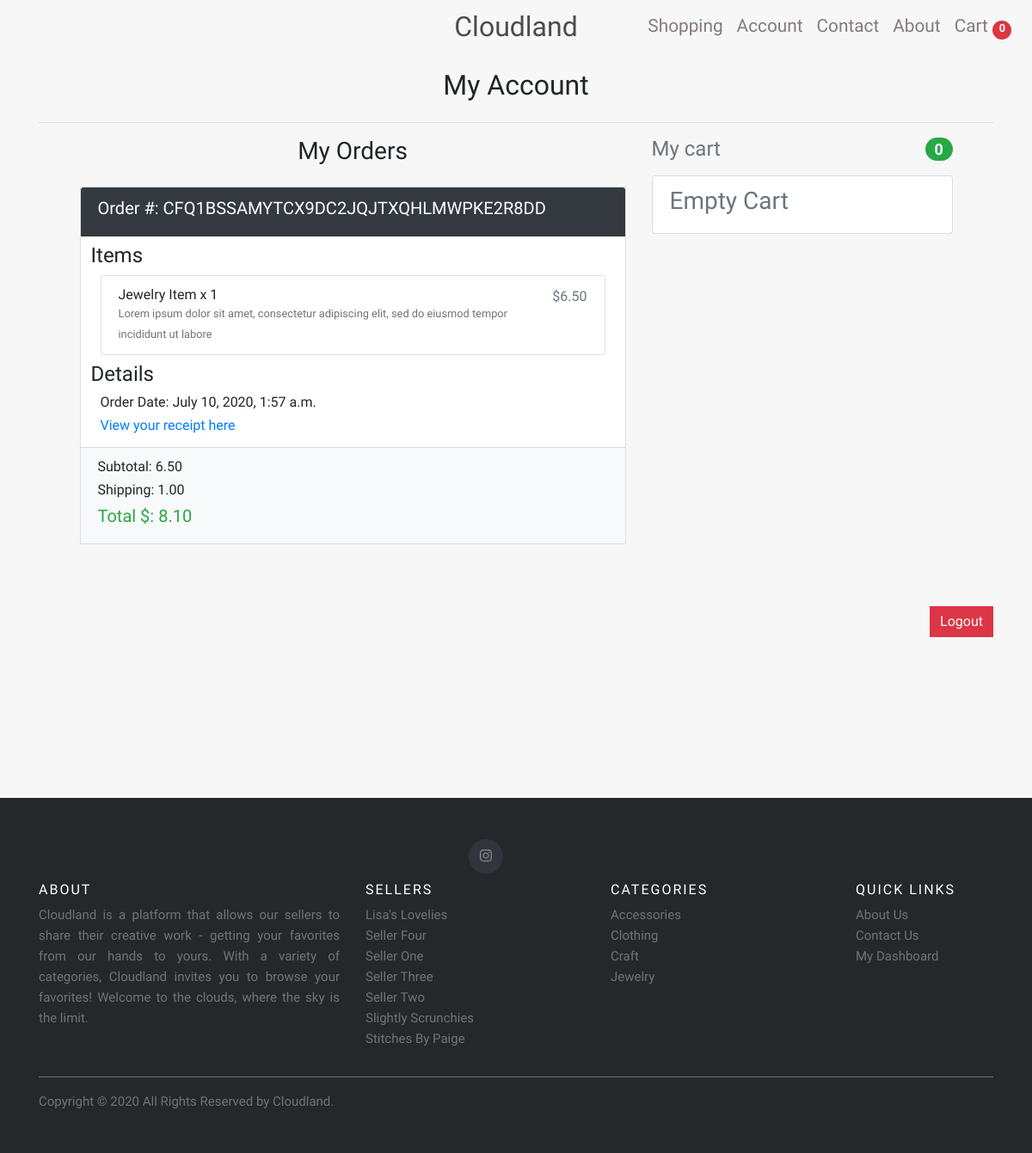
Page /accounts/dashboard/ (signed in) on the committed database.
### orders/models.py (models this page shows, shortened)
class Order(models.Model):
    order_id = models.CharField(max_length=120, default='ABC', unique=True)
    cart = models.ForeignKey(Cart, on_delete=models.CASCADE)
    status = models.CharField(max_length=120, choices=STATUS_CHOICES, default='Started')
    user = models.ForeignKey(settings.AUTH_USER_MODEL, blank=True, null=True, on_delete=models.CASCADE)
    shipping_address = models.ForeignKey(UserAddress, on_delete=models.CASCADE, blank=True, null=True)
    billing_address = models.ForeignKey(UserBillingAddress, on_delete=models.CASCADE, blank=True, null=True)
    sub_total = models.DecimalField(default=0.00, max_digits=5, decimal_places=2)
    shipping = models.DecimalField(default=0.00, max_digits=5, decimal_places=2)
    order_tax = models.DecimalField(default=0.00, max_digits=5, decimal_places=2)
    order_total = models.DecimalField(default=0.00, max_digits=5, decimal_places=2)
    order_receipt_link = models.CharField(max_length=240, null=True, blank=True)
    timestamp_created = models.DateTimeField(auto_now_add=True, auto_now=False)
    timestamp_completed = models.DateTimeField(auto_now_add=False, auto_now=True)

### carts/models.py (models this page shows, shortened)
class CartItem(models.Model):
    cart = models.ForeignKey('Cart', on_delete=models.CASCADE)
    product = models.ForeignKey(Product, on_delete=models.CASCADE)
    quantity = models.IntegerField(default=0)
    line_total = models.DecimalField(default=0.00, max_digits=5, decimal_places=2)

### store/models.py (models this page shows, shortened)
class Product(models.Model):
    product_id = models.AutoField(primary_key=True)
    product_name = models.CharField(max_length=30, help_text="Limit 30 characters")
    slug = models.SlugField(unique=True, null=True)
    seller = models.ForeignKey(Seller, on_delete=models.CASCADE, null=True, blank=True)
    category = models.ManyToManyField(Category, help_text="Hold down “Control”, or “Command” on a Mac, to select more than one.")
    price = models.DecimalField(max_digits=6, decimal_places=2)
    shipping_cost = models.DecimalField(max_digits=6, decimal_places=2)
    description_short = models.TextField(max_length=100, default="", help_text="Limit 100 characters: Brief discription of the item")
    description_full = models.TextField(max_length=1000, default="", help_text="Your full item description when item details are viewed")
    product_image = models.ImageField(upload_to='product_images', help_text="There are no image size restrictions, but sqaure images will always render without any cropping.")
    date_listed = models.DateTimeField(auto_now_add=True)
    quantity = models.PositiveIntegerField(help_text="Quantity available - Default 1", default=1)
    total_purchases = models.PositiveIntegerField(default=0)

class Seller(models.Model):
    user = models.OneToOneField(User, on_delete=models.CASCADE, null=True)
    profile_picture = models.ImageField(upload_to='seller_profiles', help_text="Upload your profile picture for our about page", blank=True, null=True)
    bio_description = models.TextField(max_length=500, default="", help_text="Brief bio describing who you are and what you do")
    seller_full_name = models.CharField(max_length=50)
    seller_listing_name = models.CharField(max_length=50)
    email = models.EmailField(max_length=50)
    date_added = models.DateField(auto_now_add=True)
    slug = models.SlugField(null=True, unique=True)
    is_active = models.BooleanField(default=True)

class Category(models.Model):
    name = models.CharField(max_length=30)
    slug = models.SlugField(null=False, unique=True)
    class Meta:
        verbose_name_plural = "Categories"

### accounts/views.py (the view)
# urls.py: path('dashboard/', views.dashboard, name='accounts-dashboard'),
@login_required
def dashboard(request):
    try:
        cartID = request.session['cart_id']
        cart = Cart.objects.get(id=cartID)
    except:
        cartID = None
    if cartID != None:
        cart = Cart.objects.get(id=cartID)
        args = {
            'cart': cart,
        }
        return render(request, 'accounts/dashboard.html', args)
    else:
        return render(request, 'accounts/dashboard.html')

### store/context_processors.py (called while the page is built)
def add_variables_to_context(request):
    return {
        'sellers': sellers,
        'categories': categories,
    }

### accounts/templates/accounts/dashboard.html (shortened to what this page needs)
{% extends "store/base.html" %}
{% load static %}
{% block styles %}
<link href="{% static 'accounts/css/dashboard-styles.css' %}" rel="stylesheet"> {% endblock styles %}
{% block content %}
<div class="container" style="min-height: 100vh;">
    <div class="my-4 text-center">
        <h2>My Account</h2>
    </div>
    <hr>
    <div class="row justify-content-center">
        <div class="col-md-4 order-md-2 mb-4">
            <h4 class="d-flex justify-content-between align-items-center mb-3">
                <span class="text-muted">My cart</span>
                <span class="badge badge-success badge-pill">{{cart.cartitem_set.all|length}}</span>
            </h4>
            <ul class="list-group mb-3 rounded-0">
                {% if cart.cartitem_set.all|length != 0 %} {% for item in cart.cartitem_set.all %}
                <li class="list-group-item d-flex justify-content-between lh-condensed">
                    <div>
                        <h6 class="my-0">{{ item.product.product_name }} x {{ item.quantity }}</h6>
                        <small class="text-muted">{{ item.product.description_short }}</small>
                    </div>
                    <span class="text-muted">${{ item.line_total }}</span>
                </li>
                {% endfor %}
                <div id="totals">
                    <li class="list-group-item">
                        <div class="d-flex justify-content-between">
                            <span>Subtotal</span>
                            <h6 class="mt-1"><b>$ {{ cart.sub_total }}</b></h6>
                        </div>
                        <div class="d-flex justify-content-between">
                            <span>Shipping</span>
                            <h6 class="mt-1"><b>$ {{ cart.shipping }}</b></h6>
                        </div>
                        <hr>
                        <div class="d-flex justify-content-between text-success">
                            <span>Total (USD)</span>
                            <h4><b>$ {{ cart.grand_total }}</b></h4>
                        </div>
                    </li>
                </div>
                {% else %}
                <li class="list-group-item d-flex justify-content-between lh-condensed">
                    <h3 class="text-muted">Empty Cart</h3>
                </li>
                {% endif%}
            </ul>
        </div>
        <div class="col-md-7 order-md-1">
            <h3 class="text-center">My Orders</h3>
            {% if user.order_set.all|length != 0 %}
            {% for order in user.order_set.all reversed %}
            {% if order.status == 'Complete' %}
            <div class="card rounded-0 my-4">
                <div class="card-header bg-dark text-white">
                    <h5>Order #: {{ order.order_id }}</h5>
                </div>
                <div class="card-body p-2">
                    <h4 class="ml-1">Items</h4>
                    <div class="col-12">
                        {% for item in order.cart.cartitem_set.all %}
                        <li class="list-group-item d-flex justify-content-between lh-condensed">
                            <div>
                                <h6 class="my-0">{{ item.product.product_name }} x {{ item.quantity }}</h6>
                                <small class="text-muted">{{ item.product.description_short }}</small>
                            </div>
                            <span class="text-muted">${{ item.line_total }}</span>
                        </li>
                        {% endfor %}
                    </div>
                    <h4 class="ml-1 mt-2">Details</h4>
                    <div class="col-12">
                        <h6><b>Order Date:</b> {{ order.timestamp_completed }}</h6>
                        <h6><a href="{{ order.order_receipt_link }}" target="_blank">View your receipt here</a></h6>
                    </div>
                </div>
                <div class="card-footer bg-light">
                    <h6>Subtotal: {{ order.sub_total }}</h6>
                    <h6>Shipping: {{ order.shipping }}</h6>
                    <h5 class="text-success">Total $: {{ order.order_total }}</h5>
                </div>
            </div>
            {% endif %}
            {% endfor %}
            {% else %}
            <h3 class="text-center mt-4 mx-5">Oops, you haven't made any orders yet. When you do, you'll be able to see them here!</h3>
            {% endif %}
        </div>
    </div>
    <div class="text-right">
        <a href="{% url 'accounts-logout' %}" class="btn btn-danger mt-5 rounded-0">Logout</a>
    </div>
</div>
{% endblock content %}

### store/templates/store/base.html (shortened to what this page needs)
{% load static %}
<!DOCTYPE html>
<html lang="en">
<head>
    <link href="{% static 'store/vendor/bootstrap/css/bootstrap.min.css' %}" rel="stylesheet">
    <link href="{% static 'store/css/base-styles.css' %}" rel="stylesheet">
    <link href="https://maxcdn.bootstrapcdn.com/bootstrap/4.1.1/css/bootstrap.min.css" rel="stylesheet" id="bootstrap-css">
    {% block styles %}{% endblock styles %}
</head>
<body>
    <nav class="navbar navbar-expand-lg fixed-top pl-3">
        <a class="navbar-brand" href="{% url 'store-products-page-all-home-home' %} ">
            Cloudland
        </a>
        <div class="collapse navbar-collapse" id="navbarResponsive" data-parent="#nav-collapse-icon">
            <ul class="navbar-nav ml-auto">
                {% if user.groups.all.0.name == 'Seller' %}
                <li class="nav-item">
                    <a class="nav-link " href="{% url 'seller-dashboard' %}">Dashboard</a>
                </li>
                <li class="nav-item">
                    <a class="nav-link " href="{% url 'store-products-page-all-home-home' %}">Shopping</a>
                </li>
                <li class="nav-item">
                    <a class="nav-link" href="{% url 'about' %}">About</a>
                </li>
                {% else %}
                <li class="nav-item">
                    <a class="nav-link " href="{% url 'store-products-page-all-home-home' %}">Shopping</a>
                </li>
                <li class="nav-item">
                    <a class="nav-link " href="{% url 'accounts-dashboard' %}">Account</a>
                </li>
                <li class="nav-item">
                    <a class="nav-link " href="{% url 'store-contact' %} ">Contact</a>
                </li>
                <li class="nav-item">
                    <a class="nav-link" href="{% url 'about' %}">About</a>
                </li>
                {% endif %}
            </ul>
        </div>
        {% if user.groups.all.0.name != 'Seller' %}
        <ul class="navbar-nav">
            <li class="">
                <a class="nav-link" href="{% url 'store-cart' %} ">
                    Cart
                    {% if request.session.cart_items_total %}
                    <span class="badge badge-pill badge-danger my-auto" id="cart-badge">{{ request.session.cart_items_total }}</span>
                    {% else %}
                    <span class="badge badge-pill badge-danger my-auto" id="cart-badge">0</span> {% endif %}
                </a>
            </li>
        </ul>
        {% endif %}
    </nav>
    <div id="top">
        <div class="body-content-buffer">
            {% block content %} {% endblock content %}
        </div>
    </div>
</body>
<footer class="site-footer py-5 mt-5">
    <div class="container">
        <div class="col-md-6 justify-content-center">
            <ul class="social-icons">
                <li>
                    <a href="#" class="instagram"><i class="fab fa-instagram"></i></a>
                </li>
            </ul>
        </div>
        <div class="row">
            <div class="col-md-4 col-sm-12">
                <h6>About</h6>
                <p class="text-justify">
                    Cloudland is a platform that allows our sellers to share their creative work - getting your favorites from our hands to yours. With a variety of categories, Cloudland invites you to browse your favorites! Welcome to the clouds, where the sky is the limit.
                </p>
            </div>
            <div class="col-md-3 col-sm-4 col-4">
                <h6>Sellers</h6>
                <ul class="footer-links">
                    {% for seller in sellers %}
                    <li>
                        <a id="{{ seller.slug }}" href="{% url 'store-products-page-filter-category' seller.slug %}">{{ seller.seller_listing_name }}</a>
                    </li>
                    {% endfor %}
                </ul>
            </div>
            <div class="col-md-3 col-sm-4 col-4">
                <h6>Categories</h6>
                <ul class="footer-links">
                    {% for category in categories %}
                    <li>
                        <a id="{{ category.slug }}" href="{% url 'store-products-page-filter-category' category.slug %}">{{ category.name }}</a>
                    </li>
                    {% endfor %}
                </ul>
            </div>
            <div class="col-md-2 col-sm-4 col-4">
                <h6>Quick Links</h6>
                <ul class="footer-links">
                    <li><a href="{% url 'about' %}">About Us</a></li>
                    <li><a href="{% url 'store-contact' %}">Contact Us</a></li>
                    {% if user.groups.all.0.name == 'Seller' %}
                    <li><a href="{% url 'seller-dashboard' %}">My Dashboard</a></li>
                    {% else %}
                    <li><a href="{% url 'accounts-dashboard' %}">My Dashboard</a></li>
                    {% endif %}
                </ul>
            </div>
        </div>
        <hr>
    </div>
    <div class="container">
        <div class="row">
            <div class="col-md-8 col-sm-6 col-xs-12">
                <p class="copyright-text">Copyright &copy; 2020 All Rights Reserved by Cloudland.</p>
            </div>
        </div>
    </div>
</footer>
</html>

### store/static/store/css/base-styles.css (style rules this page uses)
* { transition: all .2s ease-in-out; }
body { font-family: 'Darker Grotesque' !important; height: 100vh; background-color: rgb(247, 247, 247) !important; }
b { font-weight: 500 !important; }
.btn { border: none !important; outline: none !important; background-color: #000; color: #FFF; padding: 5px 10px; border-radius: 0 !important; }
.navbar { background-color: rgb(247, 247, 247) !important; color: #000 !important; min-height: 70px !important; padding-top: 0 !important; transition: all 0.5s !important; }
.navbar a:not(.navbar-brand) { color: rgb(133, 123, 123) !important; font-size: 1.3rem !important; }
.navbar a span { font-size: 0.8rem !important; padding-bottom: 0.5em; width: 22px; height: 22px; }
.navbar .navbar-brand { position: absolute; transform: translateX(-50%); left: 50%; font-family: 'Acme', sans-serif; font-size: 2em; }
.navbar-brand { color: rgb(75, 75, 75) !important; }
.body-content-buffer { margin-top: 80px; }
.card { border-radius: 0; }
.card-body { margin: 0 !important; padding: 0 !important; margin-top: -1.2em; }
.card-body a { padding: inherit 0 !important; margin: inherit 0 !important; }
.site-footer { background-color: #26272b; padding: 45px 0 20px; font-size: 15px; line-height: 24px; color: #737373; }
.site-footer hr { border-top-color: #bbb; opacity: 0.5 }
.site-footer h6 { color: #fff; font-size: 16px; text-transform: uppercase; margin-top: 5px; letter-spacing: 2px }
.site-footer a { color: #737373; }
.footer-links { padding-left: 0; list-style: none }
.footer-links li { display: block }
.footer-links a { color: #737373 }
.site-footer .social-icons { text-align: right }
.site-footer .social-icons a { width: 40px; height: 40px; line-height: 40px; margin-left: 6px; margin-right: 0; border-radius: 100%; background-color: #33353d }
.copyright-text { margin: 0 }
.social-icons { padding-left: 0; margin-bottom: 0; list-style: none }
.social-icons li { display: inline-block; margin-bottom: 4px }
.social-icons a { background-color: #eceeef; color: #818a91; font-size: 16px; display: inline-block; line-height: 44px; width: 44px; height: 44px; text-align: center; margin-right: 8px; border-radius: 100%; -webkit-transition: all .2s linear; -o-transition: all .2s linear; transition: all .2s linear }

### rows in the picture
Order: order_id "CFQ1BSSAMYTCX9DC2JQJTXQHLMWPKE2R8DD", timestamp_completed "July 10, 2020, 1:57 a.m.", sub_total "6.50", shipping "1.00", order_total "8.10"
CartItem: product.product_name "Jewelry Item", quantity "1", product.description_short "Lorem ipsum dolor sit amet, consectetur adipiscing elit, sed do eiusmod tempor incididunt ut labore", line_total "6.50"
Seller: seller_listing_name "Lisa's Lovelies"
Seller: seller_listing_name "Seller Four"
Seller: seller_listing_name "Seller One"
Seller: seller_listing_name "Seller Three"
Seller: seller_listing_name "Seller Two"
Seller: seller_listing_name "Slightly Scrunchies"
Seller: seller_listing_name "Stitches By Paige"
Category: name "Accessories"
Category: name "Clothing"
Category: name "Craft"
Category: name "Jewelry"

### other values in the picture
{{ cart.cartitem_set.all|length }} "0"
